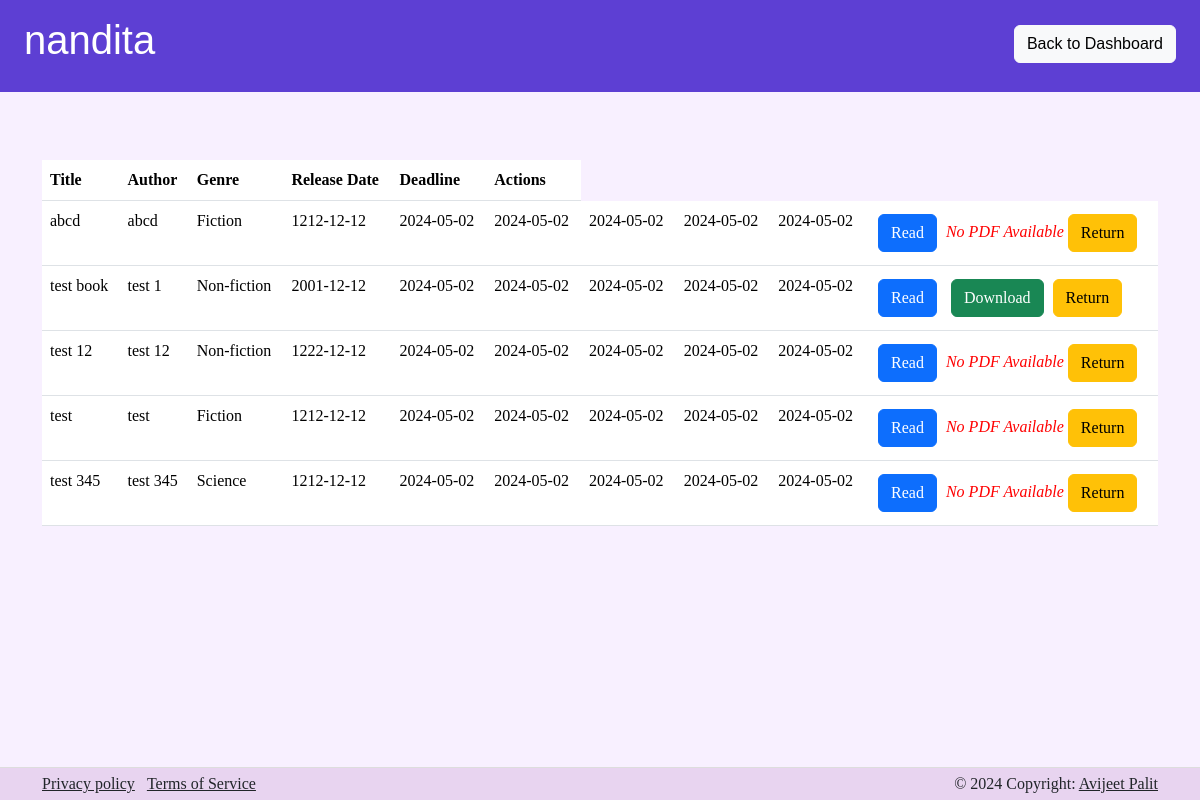
/availablebooks (signed in), run on the app's committed database.
### model.py (models this page shows, shortened)
class User(db.Model, UserMixin):
    id = db.Column(db.Integer, primary_key=True)
    username = db.Column(db.String(50), unique=True, nullable=False)
    email = db.Column(db.String(120), unique=True, nullable=False)
    password_hash = db.Column(db.String(100), nullable=False)
    roles = db.Column(db.String(100), nullable=False, default="user")
    feedbacks = db.relationship('Feedback', backref='user', lazy='dynamic', cascade="all, delete-orphan")
    requested_books = db.relationship('RequestedBook', back_populates='user', lazy=True, cascade="all, delete-orphan")
    @property
    def password(self):
        raise AttributeError("password: write-only field")

class Book(db.Model):
    id = db.Column(db.Integer, primary_key=True)
    title = db.Column(db.String(100), unique=True, nullable=False)
    author = db.Column(db.String(100), nullable=False)
    content = db.Column(db.Text, nullable=False)
    genre = db.Column(db.String(), nullable=True)
    releasedate = db.Column(db.DateTime, default=datetime.now(ist))
    price = db.Column(db.Integer, nullable=False)
    pdf = db.Column(db.String(511), nullable=True)
    section_id = db.Column(db.Integer, db.ForeignKey('section.id'), nullable=True)
    user_id = db.Column(db.Integer, db.ForeignKey('user.id'), nullable=True)
    requests = db.relationship('RequestedBook', backref='book', lazy='dynamic', cascade="all, delete-orphan")
    feedbacks = db.relationship('Feedback', backref='book', lazy='dynamic', cascade="all, delete-orphan")

class RequestedBook(db.Model):
    id = db.Column(db.Integer, primary_key=True)
    request_time = db.Column(db.DateTime, default=datetime.now(ist))
    deadline = db.Column(db.DateTime, nullable=True)
    issue_time = db.Column(db.DateTime, nullable=True)
    is_revoke = db.Column(db.Boolean, default=False)
    requested = db.Column(db.Boolean, default=True )
    is_issue = db.Column(db.Boolean, default=False)
    is_return = db.Column(db.Boolean, default=False)
    book_id = db.Column(db.Integer, db.ForeignKey('book.id'), nullable=False)
    user_id = db.Column(db.Integer, db.ForeignKey('user.id'), nullable=False)
    user = db.relationship('User', back_populates='requested_books')

### user.py (the view)
@user.route('/availablebooks')
@login_required
def availablebooks():
    issued_books = requestdata.query.filter(
        requestdata.user_id == current_user.id,
        requestdata.is_issue == True,
        requestdata.is_revoke == False,
        requestdata.is_return == False
    ).join(bookdata, requestdata.book_id == bookdata.id).all()
    books = [requested_book.book for requested_book in issued_books]
    return render_template('availablebooks.html', user=current_user, books=books, issued_books=issued_books)

### model.py (called while the page is built)
@login_manager.user_loader
def load_user(user_id):
    return User.query.get(int(user_id))

### templates/availablebooks.html (shortened to what this page needs)
{% extends "base.html" %}
{% block body %}
    <header class="d-flex justify-content-between align-items-center px-4 py-3" style="background-color: #5d3fd3;">
        <h1 class="heading">{{ user.username }}</h1>
        <button onclick="window.location.href='/userdashboard'" class="btn btn-light">Back to Dashboard</button>
    </header>
    <main class="container">
        <table class="table book-table">
            <thead>
                <tr>
                    <th>Title</th>
                    <th>Author</th>
                    <th>Genre</th>
                    <th>Release Date</th>
                    <th>Deadline</th>
                    <th>Actions</th>
                </tr>
            </thead>
            <tbody>
                {% for book in books %}
                    <tr class="book-row">
                        <td>{{ book.title }}</td>
                        <td>{{ book.author }}</td>
                        <td>{{ book.genre }}</td>
                        <td>{{ book.releasedate.strftime('%Y-%m-%d') }}</td>
                        {% for book in issued_books %}
                        <td>{{ book.deadline.strftime('%Y-%m-%d') }}</td>
                        {% endfor %}
                        <td>
                            <button class="btn btn-primary btn-read" onclick="window.location.href='/readbook/{{ book.id }}'">Read</button>
                            {% if book.pdf %}
                                <button class="btn btn-success btn-download" onclick="window.location.href='/download/{{ book.pdf }}'">Download</button>
                            {% else %}
                                <span class="no-pdf">No PDF Available</span>
                            {% endif %}
                            <button class="btn btn-warning btn-return" onclick="window.location.href='/returnbook/{{ book.id }}'">Return</button>
                        </td>
                    </tr>
                {% endfor %}
            </tbody>
        </table>
    </main>
{% endblock body %}

### templates/base.html (shortened to what this page needs)
<!DOCTYPE html>
<html>
<head>
    <link href="https://cdn.jsdelivr.net/npm/bootstrap@5.3.3/dist/css/bootstrap.min.css" rel="stylesheet">
</head>
<body>
    <header class="py-3 mb-4">
        <div class="container d-flex justify-content-center">
            <span class="ms-3 company-name">DECIPIA</span>
        </div>
    </header>
    <main>
        {% block body %}{% endblock body %}
    </main>
</body>
    <footer class="text-dark fw-normal fs-6 py-1" style="background-color: #e8d4f0; border-top: 1px solid #ddd;">
        <div class="container d-flex justify-content-between">
            <ul class="list-inline mb-0">
                <li class="list-inline-item"><a class="text-dark" href="privacy">Privacy policy</a></li>
                <li class="list-inline-item"><a class="text-dark" href="#">Terms of Service</a></li>
            </ul>
            <p class="mb-0">
                © 2024 Copyright: <a class="text-dark" href="https://www.linkedin.com/in/cosmoavijeet07/">Avijeet Palit</a>
            </p>
        </div>
    </footer>
</html>

### data on the page
User: username "nandita"
Book: title "abcd", author "abcd", genre "Fiction", releasedate "1212-12-12", shows "No PDF Available"
RequestedBook: deadline "2024-05-02"
RequestedBook: deadline "2024-05-02"
RequestedBook: deadline "2024-05-02"
RequestedBook: deadline "2024-05-02"
RequestedBook: deadline "2024-05-02"
Book: title "test book", author "test 1", genre "Non-fiction", releasedate "2001-12-12"
Book: title "test 12", author "test 12", genre "Non-fiction", releasedate "1222-12-12", shows "No PDF Available"
Book: title "test", author "test", genre "Fiction", releasedate "1212-12-12", shows "No PDF Available"
Book: title "test 345", author "test 345", genre "Science", releasedate "1212-12-12", shows "No PDF Available"
